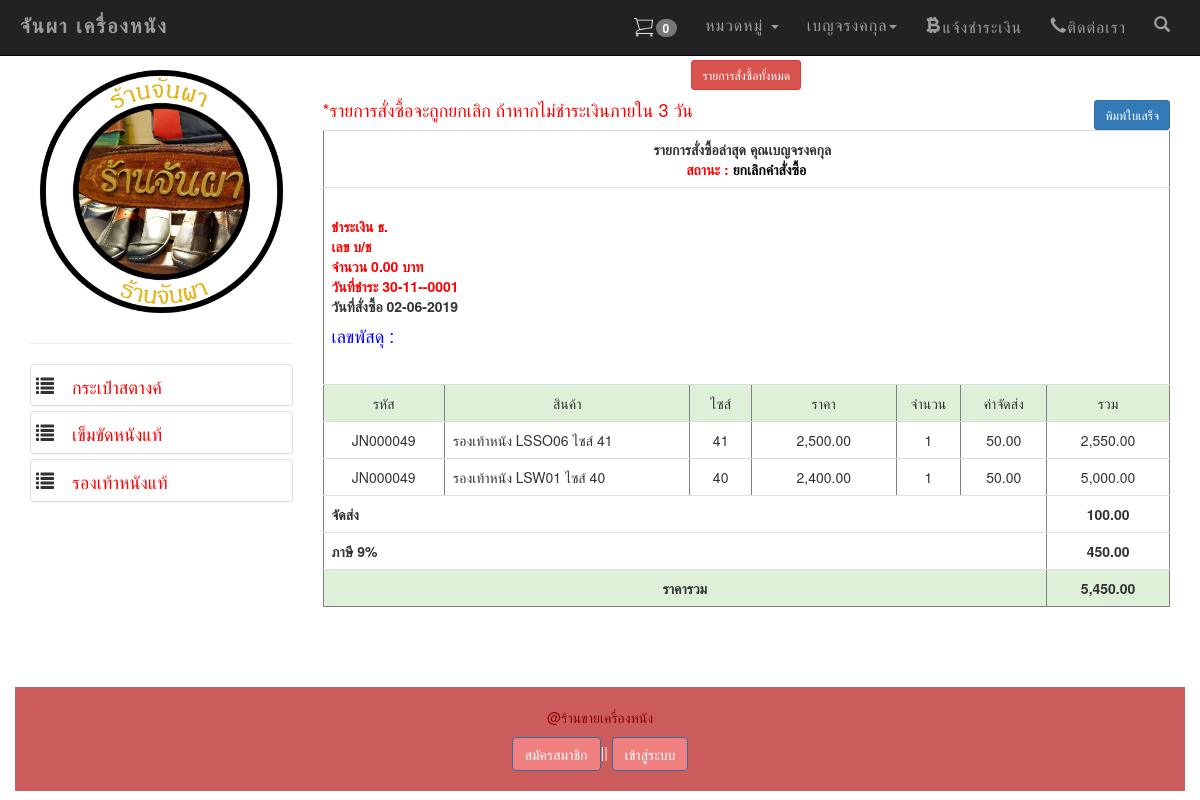
/my_order.php?order_id=000049act=show-order (signed in), run on the app's committed database.
### tables this page shows
CREATE TABLE `tbl_member` (
  `mem_id` int(11) NOT NULL,
  `mem_fname` varchar(50) NOT NULL,
  `mem_fname2` varchar(50) NOT NULL,
  `mem_lname` varchar(50) NOT NULL,
  `mem_lname2` varchar(50) NOT NULL,
  `numna` varchar(11) NOT NULL,
  `numna2` varchar(11) NOT NULL,
  `mem_address` varchar(255) NOT NULL,
  `mem_address2` varchar(200) NOT NULL,
  `mem_tel` varchar(10) NOT NULL,
  `mem_tel2` varchar(10) NOT NULL,
  `mem_username` varchar(20) NOT NULL,
  `mem_password` varchar(20) NOT NULL,
  `mem_email` varchar(20) NOT NULL,
  `mem_email2` varchar(50) NOT NULL,
  `status` varchar(5) NOT NULL,
  `sid` varchar(32) NOT NULL,
  `active` varchar(3) NOT NULL,
  `dateinsert` timestamp NOT NULL DEFAULT CURRENT_TIMESTAMP ON UPDATE CURRENT_TIMESTAMP
);

CREATE TABLE `tbl_type` (
  `t_id` int(11) NOT NULL,
  `t_type` varchar(11) NOT NULL,
  `t_name` varchar(100) NOT NULL
);

CREATE TABLE `tbl_order` (
  `order_id` int(6) UNSIGNED ZEROFILL NOT NULL,
  `mem_id` int(11) NOT NULL,
  `name` varchar(100) NOT NULL,
  `address` varchar(500) NOT NULL,
  `email` varchar(100) NOT NULL,
  `phone` varchar(10) NOT NULL,
  `order_status` int(1) NOT NULL,
  `pay_slip` varchar(200) DEFAULT NULL,
  `b_name` varchar(100) DEFAULT NULL,
  `b_number` varchar(200) DEFAULT NULL,
  `pay_date` date DEFAULT NULL,
  `pay_amount` float(10,2) DEFAULT NULL,
  `postcode` varchar(30) DEFAULT NULL,
  `order_date` timestamp NOT NULL DEFAULT CURRENT_TIMESTAMP ON UPDATE CURRENT_TIMESTAMP
);

CREATE TABLE `tbl_order_detail` (
  `d_id` int(11) NOT NULL,
  `order_id` int(11) NOT NULL,
  `p_id` int(11) NOT NULL,
  `p_name` varchar(200) DEFAULT NULL,
  `p_c_qty` int(11) NOT NULL,
  `total` float(10,2) NOT NULL
);

CREATE TABLE `tbl_product` (
  `p_id` int(11) NOT NULL,
  `t_id` int(11) NOT NULL,
  `p_name` varchar(200) NOT NULL,
  `p_detial` text NOT NULL,
  `p_price` float(10,2) NOT NULL,
  `p_unit` varchar(20) NOT NULL,
  `p_img1` varchar(200) NOT NULL,
  `p_img2` varchar(100) DEFAULT NULL,
  `p_img3` varchar(200) NOT NULL,
  `p_img4` varchar(200) NOT NULL,
  `p_img5` varchar(200) NOT NULL,
  `p_view` int(11) NOT NULL,
  `p_qty` int(11) DEFAULT NULL,
  `p_size` varchar(50) NOT NULL,
  `p_ems` int(50) NOT NULL,
  `promo` float(10,2) NOT NULL,
  `p_sell` varchar(200) NOT NULL,
  `date_save` timestamp NULL DEFAULT CURRENT_TIMESTAMP ON UPDATE CURRENT_TIMESTAMP
);

### cart.php (called while the page is built, shortened)
        <?php
        $total=0;
?>

### detail_order_afer_cartdone.php (the view, shortened to what this page needs)
<?php require_once('Connections/condb.php'); ?>
<?php
$colname_cartdone = "-1";
if (isset($_GET['order_id'])) {
  $colname_cartdone = $_GET['order_id'];
}
$query_cartdone = sprintf("
  SELECT * FROM
  tbl_order as o,
  tbl_order_detail as d,
  tbl_product as p,
  tbl_member  as m
  WHERE o.order_id = %s
  AND o.order_id=d.order_id
  AND d.p_id=p.p_id
  AND o.mem_id = m.mem_id
  ORDER BY o.order_date ASC", GetSQLValueString($colname_cartdone, "int"));
$cartdone = mysql_query($query_cartdone, $condb) or die(mysql_error());
$row_cartdone = mysql_fetch_assoc($cartdone);
?>
<form action="add_payslip_db.php" method="post" enctype="multipart/form-data" name="formpay" id="formpay">
  <p align="center"> <a class="btn btn-danger btn-sm" href="my_order.php?page=mycart" id="hp"> รายการสั่งซื้อทั้งหมด </a></p>
  <?php
  $status =  $row_cartdone['order_status'];
  if ($status == 1) { ?>
    <a href="print_report.php?order_id=<?php echo $colname_cartdone;?>&tex=พิมพ์ใบแจ้งหนี้" class="btn btn-primary btn-sm pull-right" target="_blank" id="hp" >  <span class="icon icon-print"></span> พิมพ์ใบแจ้งหนี้ </a>
  <?php }else{ ?>
    <a href="print_report.php?order_id=<?php echo $colname_cartdone;?>&tex=พิมพ์ใบเสร็จ" class="btn btn-primary btn-sm pull-right" target="_blank" id="hp" >  <span class="icon icon-print"></span> พิมพ์ใบเสร็จ </a>
  <?php }  ?>
  <table width="700" border="1" align="center" class="table">
    <tr><h4 align="left" style="color: red;" >*รายการสั่งซื้อจะถูกยกเลิก ถ้าหากไม่ชำระเงินภายใน 3 วัน</h4>
      <td colspan="7" align="center"><strong>รายการสั่งซื้อล่าสุด คุณ<?php echo $row_cartdone['mem_fname']."&nbsp;&nbsp;".$row_cartdone['mem_lname'];?> <br />
        <font color="red"> สถานะ :
          <?php
          include('backend/status.php');
          ?>
        </font></strong></td>
      </tr>
      <tr>
        <td colspan="7" align="center">
          <table width="100%" border="0" cellspacing="0" cellpadding="0">
            <tr>
              <td width="41%" align="left" valign="top"><strong><font color="red"><br />
                ชำระเงิน ธ.<?php echo $row_cartdone['b_name'];?> <br />
                เลข บ/ช <?php echo $row_cartdone['b_number'];?> <br />
                จำนวน <?php echo  number_format($row_cartdone['pay_amount'],2);?> บาท<br />
                <?php $old_startDate = date("d-m-Y",strtotime($row_cartdone['pay_date'])); ?>
                วันที่ชำระ <?php echo date($old_startDate);?></font><br />
                <?php $new_startDate = date("d-m-Y",strtotime($row_cartdone['order_date'])); ?>
                วันที่สั่งซื้อ <?php
                echo date($new_startDate);?></font><br />
                <h4 style="color:blue">
                  เลขพัสดุ :  <?php echo $row_cartdone['postcode'];?>
                </h4>
              </strong>
            </td>
            <td width="59%"></td>
         </tr>
       </table>
       </td>
     </tr>
     <tr class="success">
      <td width="99" align="center">รหัส</td>
      <td width="200" align="center">สินค้า</td>
      <td width="50" align="center">ไซส์</td>
      <td width="118" align="center">ราคา</td>
      <td width="50" align="center">จำนวน</td>
      <td width="70" align="center">ค่าจัดส่ง</td>
      <td width="100" align="center">รวม</td>
    </tr>
    <?php do { ?>
      <?php
      $sum  = $row_cartdone['p_price']*$row_cartdone['p_c_qty'];
      $total  += $sum;
      $ems = $row_cartdone['p_ems'] * $row_cartdone['p_c_qty'];
      $total += $ems;
      $sumems +=$ems;
      ?>
      <tr>
        <td align="center">JN<?php echo  str_pad($row_cartdone['order_id'], 6, "0", STR_PAD_LEFT);?></td>
        <td><?php echo $row_cartdone['p_name'];?></td>
        <td align="center"><?php echo $row_cartdone['p_size'];?></td>
        <td align="center"><?php echo number_format($row_cartdone['p_price'],2);?></td>
        <td align="center"><?php echo $row_cartdone['p_c_qty'];?></td>
        <td align='center'><?php echo number_format($ems,2); ?></td>
        <td align="center"><?php echo number_format($total,2);?></td>
      </tr>
    <?php } while ($row_cartdone = mysql_fetch_assoc($cartdone));
    $tax = $total*0.09;
    $total += $tax;
    echo "<tr>";
    echo "<td  align='left' colspan='6'><b>จัดส่ง</b></td>";
    echo "<td align='center'>"."<b>".number_format($sumems,2)."</b>"."</td>";
    echo "</tr>";
    echo "<tr>";
    echo "<td  align='left' colspan='6'><b>ภาษี 9%</b></td>";
    echo "<td align='center'>"."<b>".number_format($tax,2)."</b>"."</td>";
    echo "</tr>";
    echo "<tr class='success'>";
    echo "<td colspan='6' bgcolor='#CEE7FF' align='center'><b>ราคารวม</b></td>";
    echo "<td align='center' bgcolor='#CEE7FF'>"."<b>".number_format($total,2)."</b>"."</td>";
    echo "</tr>";
    ?>
  </table>
<p>&nbsp;</p>
<p>&nbsp;</p>
</div>
</div>
</div>

### test2navbar.php (shortened to what this page needs)
		<?php include('cart.php');?>
		<?php include('login.php');?>
		<?php include('register.php');?>
		<?php include('reset_password.php');?>
<?php require_once('Connections/condb.php'); ?>
<?php
$colname_mlogin = "-1";
if (isset($_SESSION['MM_Username'])) {
	$colname_mlogin = $_SESSION['MM_Username'];
}
$query_mlogin = sprintf("SELECT * FROM tbl_member WHERE mem_username = '$colname_mlogin'");
$mlogin = mysql_query( $query_mlogin,$condb) or die(mysql_error());
$row_mlogin = mysql_fetch_assoc($mlogin);
?>
<?php
if (isset($_SESSION['shopping_cart'])) {
	$meQty = 0;
	foreach ($_SESSION['shopping_cart'] as $meItem) {
		$meQty = $meQty + $meItem;
	}
} else {
	$meQty = 0;
}
?>
<nav class="[ navbar navbar-inverse navbar-fixed-top ][ navbar-bootsnipp animate ]" role="navigation">
	<div class="[ container ]">
		<div class="[ navbar-header ]">
			<div class="[ animbrand ]">
				<a class="[ navbar-brand ][ animate ]" href="index.php"> จันผา เครื่องหนัง </a>
			</div>
		</div>
		<div class="[ collapse navbar-collapse ]" id="bs-example-navbar-collapse-1">
			<ul class="[ nav navbar-nav navbar-right ]">
				<li><a href="" data-target="#product_view" data-toggle="modal" ><img src="img/cart.png" class="cart" width="25" /><span class="badge"> <?php echo $meQty; ?></span></a> </li>
				<li>
					<a href="" class="[ dropdown-toggle ][ animate ]" data-toggle="dropdown">หมวดหมู่ <span class="[ caret ]"></span></a>
				</li>
				<?php
				$mm = ($_SESSION['MM_Username']);
				if($mm != ''){?>
					<li>
						<a href="" class="[ dropdown-toggle ][ animate ]" data-toggle="dropdown"><?php echo $row_mlogin['mem_fname'];?><span class="[ caret ]"></span></a>
						</li>
					<?php }?>
					<li><a href="#" class="[ animate glyphicon glyphicon-bitcoin ]" data-target="#howto_view" data-toggle="modal" >แจ้งชำระเงิน</a></li>
					<li><a href="#" class="[ glyphicon glyphicon-earphone ]" data-target="#contract_view" data-toggle="modal" >ติดต่อเรา</a></li>
					<li class="[ hidden-xs ]"><a href="#toggle-search" class="[ animate ]"><span class="[ glyphicon glyphicon-search ]"></span></a></li>
				</ul>
			</div>
		</div>
	</nav>
	<br>
	<br>
	<br>

### category2.php (shortened to what this page needs)
<?php
$query_typeprd = "SELECT * FROM tbl_type ORDER BY t_id ASC";
$typeprd = mysql_query($query_typeprd, $condb) or die(mysql_error());
$row_typeprd = mysql_fetch_assoc($typeprd);
?>
<div class="panel-group">
    <a href="index.php" ><img src="img/logo.jpg" class="img img-responsive" /></a>
  <hr/>
  <?php do { ?>
    <div class="panel panel-default"><h4> &nbsp;<span class="glyphicon glyphicon-list">
      <a href="index.php?t_id=<?php echo $row_typeprd['t_id'];?>&type_name=<?php echo $row_typeprd['t_name'];?>" ><font color="red"><?php echo $row_typeprd['t_name']; ?></font></a></span></h4></div>
    <?php } while ($row_typeprd = mysql_fetch_assoc($typeprd)); ?>
  </div>

### test2navbar.php (style rules this page uses)
.animate { -webkit-transition: all 0.3s ease-in-out; -moz-transition: all 0.3s ease-in-out; -o-transition: all 0.3s ease-in-out; -ms-transition: all 0.3s ease-in-out; transition: all 0.3s ease-in-out; }
.navbar-bootsnipp { background-color: rgb(255, 255, 255); border-color: rgb(95, 176, 228); border-radius: 0px; margin-bottom: 0px; z-index: 100; }
.navbar-bootsnipp .navbar-brand { color: rgb(95, 176, 228); font-weight: 900; letter-spacing: 2px; }
.navbar-bootsnipp .navbar-nav > li > a { border: 0px solid rgb(95, 176, 228); color: rgb(120, 120, 120); padding: 15px 14px; }
@media screen and (min-width: 768px) { .navbar-bootsnipp .navbar-brand { font-size: 20px; height: auto; padding: 15px 5px; } }
@media screen and (min-width: 768px) { .navbar-bootsnipp .navbar-nav > li > a { font-size: 16px; letter-spacing: 1px; } }

### data on the page
tbl_member: mem_fname "เบญจรงคกุล"
tbl_type: t_name "กระเป๋าสตางค์"
tbl_type: t_name "เข็มขัดหนังแท้"
tbl_type: t_name "รองเท้าหนังแท้"
tbl_order: pay_amount "0.00", pay_date "30-11--0001", order_date "02-06-2019", tbl_order_detail.order_id "000049", tbl_product.p_name "รองเท้าหนัง LSSO06 ไซส์ 41", tbl_product.p_size "41", tbl_product.p_price "2,500.00", tbl_order_detail.p_c_qty "1", tbl_product.p_ems "50.00", total "2,550.00", tbl_product.p_name "รองเท้าหนัง LSW01 ไซส์ 40", tbl_product.p_size "40", tbl_product.p_price "2,400.00", total "5,000.00"

### other printed values
$meQty "0"
$sumems "100.00"
$tax "450.00"
$total "5,450.00"
